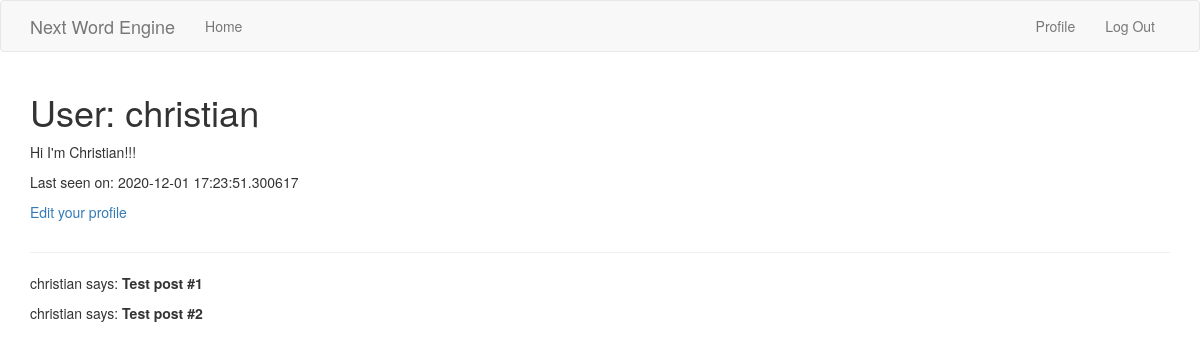
The app's page /user/christian (signed in), older data.
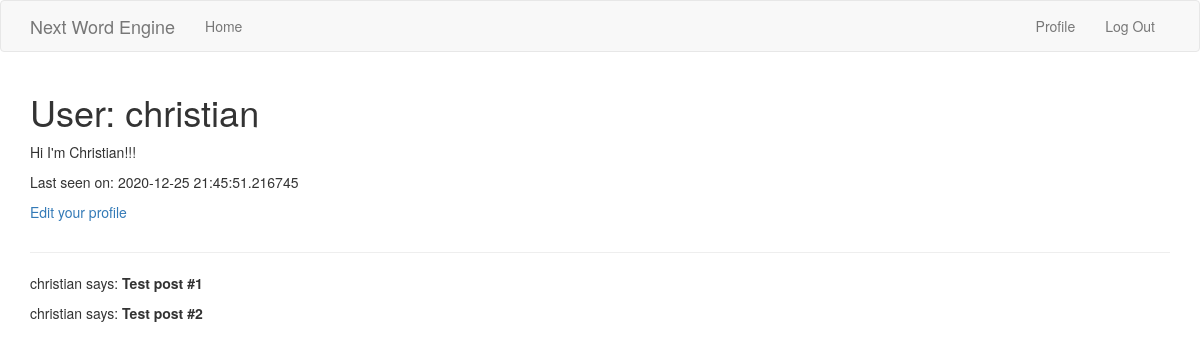
The same page, newer data.
### client/sql_models.py (models this page shows, shortened)
class User(UserMixin, db.Model):
    id = db.Column(db.Integer, primary_key=True)
    username = db.Column(db.String(64), index=True, unique=True)
    email = db.Column(db.String(120), index=True, unique=True)
    password_hash = db.Column(db.String(128))
    about_me = db.Column(db.String(140))
    last_seen = db.Column(db.DateTime, default=datetime.now(timezone.utc))

### client/routes.py (the view)
@app.route('/user/<username>')
@login_required
def user(username):
    user = User.query.filter_by(username=username).first_or_404()
    posts = [
        {'author': user, 'body': 'Test post #1'},
        {'author': user, 'body': 'Test post #2'}
    ]
    return render_template('user.html', user=user, posts=posts)

### client/routes.py (called while the page is built)
@app.before_request
def before_request():
    if current_user.is_authenticated:
        current_user.last_seen = datetime.now(timezone.utc)
        db.session.commit()

### client/sql_models.py (called while the page is built)
@login.user_loader
def load_user(id):
    return User.query.get(int(id))

### client/templates/user.html
{% extends 'base.html' %}
{% block app_content %}
    <table>
        <tr valign="top">
            <td>
                <h1>User: {{ user.username }}</h1>
                {% if user.about_me %} <p>{{ user.about_me }}</p> {% endif %}
                {% if user.last_seen %} <p>Last seen on: {{ user.last_seen }}</p> {% endif %}
                {% if user == current_user %} <p><a href="{{ url_for('edit_profile') }}">Edit your profile</p> {% endif %}
            </td>
        </tr>
    </table>
    <hr>
    {% for post in posts %}
    <p>
    {{ post.author.username }} says: <b> {{ post.body }} </b>
    </p>
    {% endfor %}
{% endblock %}

### client/templates/base.html (shortened to what this page needs)
{% extends 'bootstrap/base.html' %}
{% block navbar %}
    <nav class="navbar navbar-default">
        <div class="container">
            <div class="navbar-header">
                <a class="navbar-brand" href="{{ url_for('index') }}">Next Word Engine</a>
            </div>
            <div class="collapse navbar-collapse" id="bs-example-navbar-collapse-1">
                <ul class="nav navbar-nav">
                    <li><a href="{{ url_for('index') }}">Home</a></li>
                </ul>
                <ul class="nav navbar-nav navbar-right">
                    {% if current_user.is_anonymous %}
                    <li><a href="{{ url_for('login') }}">Log In</a></li>
                    {% else %}
                    <li><a href="{{ url_for('user', username=current_user.username) }}">Profile</a></li>
                    <li><a href="{{ url_for('logout') }}">Log Out</a></li>
                    {% endif %}
                </ul>
            </div>
        </div>
    </nav>
{% endblock %}
{% block content %}
    <div class="container">
        {% block app_content %}
        {% endblock %}
    </div>
{% endblock %}

Row changes from the older to the newer data that the page shows:
changed User "christian": last_seen "2020-12-01 17:23:51.300617" → "2020-12-25 21:45:51.216745"
